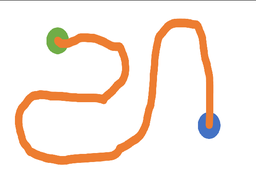
#> input picture Lab7/task3.png, 256 x 171 px, shrunk from 600 x 400 before the run
$ python main.py
#> lines starting #> are read from the running program, lines starting #| are printed output that depends on the picture; after the words box and inside, x2 and y2 are one past the last pixel; in counts of white or black regions, pixels touching at a corner belong together
import cv2 as cv
import sys
import numpy as np
from math import pow,sqrt

callBackImg = None

# [22 lines left out: functions printRGB, showImage, not called in this run]

def getNeighbors(img,p):
    neighbors = []
    for i in range(-1, 2, 2):
        if p[0]+i < img.shape[0] and p[0]+i >= 0 and img[p[0]+i, p[1]] == 0:
            neighbors.append([p[0]+i, p[1]])
        if p[1]+i < img.shape[1] and p[1]+i >= 0 and img[p[0], p[1]+i] == 0:
            neighbors.append([p[0], p[1]+i])
    return neighbors

def dist(p1,p2):
    return np.linalg.norm(np.array(p1) - np.array(p2))

#assume start and goals are tuples of (y,x)
def astar(img, start, goal):
    visited = []
    p = dist(start, goal)
    F = [(start, p)]
    while F != []:
        testPath, testPrice = F.pop(0)
        nk = [testPath[-2], testPath[-1]]
        if nk not in visited:
            visited.append(nk)
            if goal == nk:
                finalPath = []
                for i in range(0, len(testPath), 2):
                    finalPath.append(testPath[i:i+2])
                return finalPath
            newPaths = []
            for n in getNeighbors(img, nk):
                if n not in testPath:
                    p = dist(start, nk) + dist(nk, goal)
                    newPaths.append((testPath + n, p))
            F = F + newPaths
        F.sort(key = lambda x: x[1])
    return []

# [7 lines left out: function findBlob, not called in this run]

def drawPath(img,path):
    for p in path:
        cv.circle(img, (p[1], p[0]), 5, (125), -1)

def get_center(img):
    (height, width, channels) = img.shape
    sumx = 0
    sumy = 0
    count = 0
    for i in range(height):
        for j in range(width):
            if img[i][j] > 100:
                sumx += j
                sumy += i
                count += 1
    return int(sumx / count), int(sumy / count)

# [69 lines left out: functions testImage1, testImage2, testImage3, task2, not called in this run]

def task3():
    global callBackImg
    orig = cv.imread(cv.samples.findFile("task3.png"))
#> orig is the input picture: shape (171, 256, 3); mean B, G, R 228.3, 237.3, 249.6

    start = cv.inRange(orig, (195, 113, 67), (197, 115, 69))
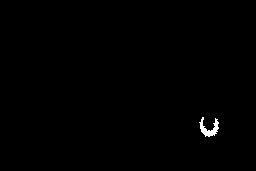
#> start: shape (171, 256); 0.4% white; 1 white region, box (x1, y1, x2, y2) and area: (199, 117, 219, 137) 173
    start = start.reshape(start.shape[0], start.shape[1], 1)
    startX, startY = get_center(start)
#> startX = 208; startY = 128

    end = cv.inRange(orig, (70, 172, 111), (72, 174, 113))
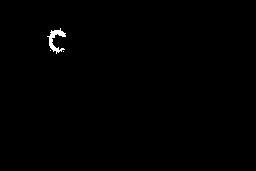
#> end: shape (171, 256); 0.41% white; 3 white regions (2 under 20 px), largest, box (x1, y1, x2, y2) and area: (47, 28, 66, 54) 179
    end = end.reshape(end.shape[0], end.shape[1], 1)
    endX, endY = get_center(end)
#> endX = 55; endY = 39

    img = cv.inRange(orig, (48, 124, 236), (50, 126, 238))
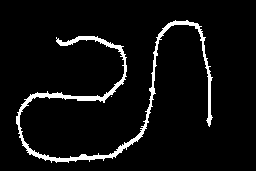
#> img: shape (171, 256); 5.6% white; 2 white regions (1 under 20 px), largest, box (x1, y1, x2, y2) and area: (16, 20, 213, 163) 2443
    img = img.reshape(img.shape[0], img.shape[1], 1)
    img = cv.bitwise_not(img)

    path = astar(img, [startY, startX], [endY, endX])
#> path = []
    print(path)
    drawPath(img, path)

    cv.circle(img, (startX, startY), 5, (125), -1)
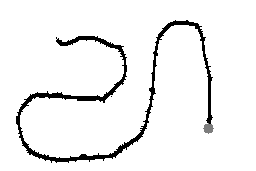
#> img: shape (171, 256); min 0, max 255, mean 240.6
    cv.circle(img, (endX, endY), 5, (125), -1)
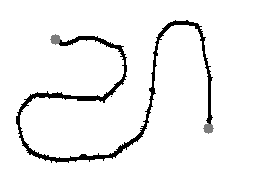
#> img: shape (171, 256); 0.19% of pixels changed, all inside (x1, y1, x2, y2) = (50, 34, 61, 45)

    cv.imshow("Display window", img)
    while True:
        k = cv.waitKey(1)
#> (key q is pressed here)
        if k == ord('s'):
            cv.imwrite('testSave.png', callBackImg)
        elif k == ord('q'):
            break
    return 0

# [22 lines left out: function main, not called in this run]

if __name__ == '__main__':
    # main()
    # task2()
    task3()
